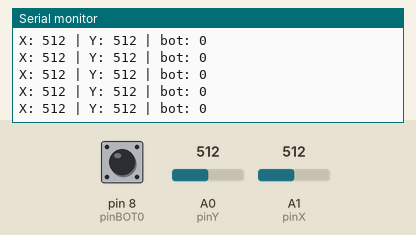
Simulated run of this sketch. Board: Arduino Uno, built with avr-gcc and run on an emulated ATmega328P. On the bench: the last lines printed to the serial monitor. The test bench sets the inputs (shaded band); at power-on: A0 (pinY) = 512, A1 (pinX) = 512, pin 8 (pinBOT0) HIGH. No radio packets arrive unless stated.

Above: at 1.2 s.
1.3 s: A0 (pinY) set to 109
At 2.1 s:
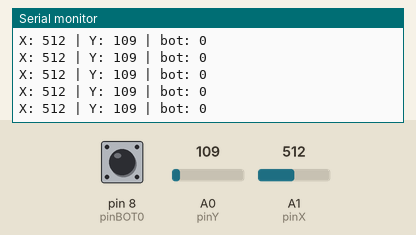
4.3 s: A0 (pinY) set to 90
At 5.0 s:
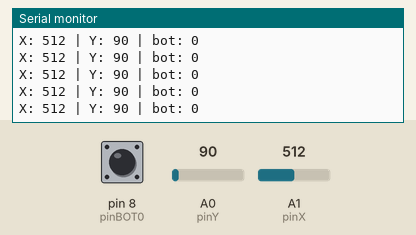
7.3 s: A1 (pinX) set to 108
At 7.8 s:
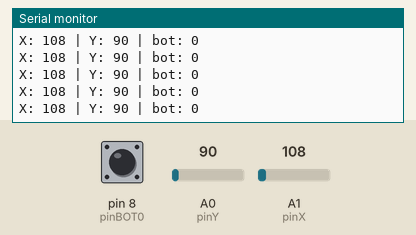
10.3 s: A1 (pinX) set to 92
At 10.9 s:
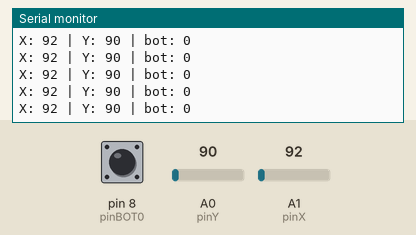
Timing chart, 0 to 13.3 s (numbered marks = the images above; inputs shaded):
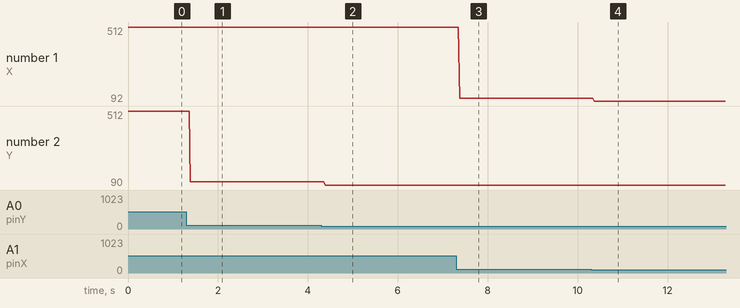

The sketch:

cont001.ino
```cpp
// (licence header left out)
#include <RF24.h>
#include <RF24_config.h>
#include <SPI.h>

// Inicializamos lo necesario para la radio
RF24 radio(9,10);
const uint64_t pipe = 0xE8E8F0F0E1LL;
const int comp_X = 0;
const int comp_Y = 1;
const int comp_BOT0= 2;
int msg[3];

// Inicializamos pines
int pinX = A1; // X del joystick
int pinY = A0; // Y del joystick
int pinBOT0 = 8; // Botón 0 del joystick;

void setup() {

  // Configuramos e iniciamos el monitor serie
  Serial.begin(9600);

  // Configuramos la radio y la iniciamos
  radio.begin();
  radio.openWritingPipe(pipe);

  // Configuramos los pines
  pinMode(pinX, INPUT);
  pinMode(pinY, INPUT);
  pinMode(pinBOT0, INPUT_PULLUP);
}

void loop() {

  // Leemos posición del joystick
  msg[comp_X] = analogRead(pinX);
  msg[comp_Y] = analogRead(pinY);

  int boton0 = digitalRead(pinBOT0);
  if (boton0 == LOW) {
    //Serial.println("on");
    msg[comp_BOT0] = 1;
  }
  else if (boton0 == HIGH) {
    //Serial.println("off");
    msg[comp_BOT0] = 0;
  }
  else {
    //Serial.println("z");
    msg[comp_BOT0] = 0;
  }

  Serial.print("X: ");
  Serial.print(msg[comp_X]);
  Serial.print(" | Y: ");
  Serial.print(msg[comp_Y]);
  Serial.print(" | bot: ");
  Serial.println(msg[comp_BOT0]);

  // Transmitimos posición del joystick
  radio.write(msg, sizeof(msg));
}
```

Measured:
- after the input at 1.3 s, the serial monitor: prints a new line after 0.08 s (image 1)
- after the input at 4.3 s, the serial monitor: prints a new line after 0.09 s (image 2)
- after the input at 7.3 s, the serial monitor: prints a new line after 0.08 s (image 3)
- after the input at 10.3 s, the serial monitor: prints a new line after 0.07 s (image 4)
- plotted number 1: 512 → 108 after the input at 7.3 s, 108 → 92 after the input at 10.3 s
- plotted number 2: 512 → 109 after the input at 1.3 s, 109 → 90 after the input at 4.3 s
